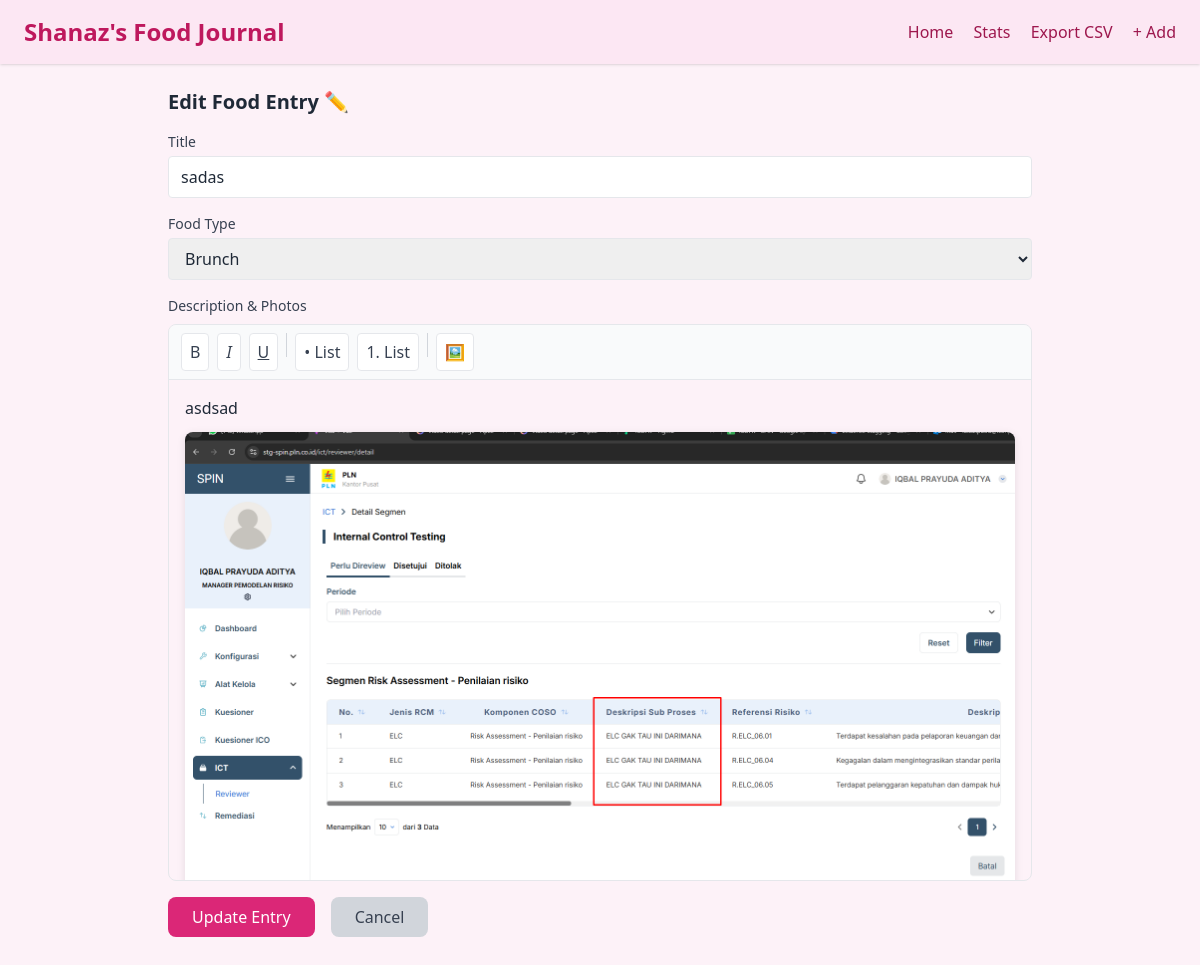
The page /edit/3 on the database its author committed.
### tables this page shows
CREATE TABLE entries (
            id INTEGER PRIMARY KEY,
            title TEXT,
            description TEXT,
            food_type TEXT,
            timestamp TEXT
        );

### app.py (the view, shortened to what this page needs)
@app.route('/edit/<int:entry_id>', methods=['GET', 'POST'])
def edit_entry(entry_id):
    conn = get_db_connection()
    c = conn.cursor()
    c.execute("SELECT * FROM entries WHERE id=?", (entry_id,))
    entry = c.fetchone()
    conn.close()
    return render_template('edit_entry.html', entry=entry)

### app.py (called while the page is built)
def get_db_connection():
    conn = sqlite3.connect('food.db')
    conn.row_factory = sqlite3.Row
    return conn

@app.context_processor
def utility_processor():
    return dict(
        get_images=get_images,
        get_all_images=get_all_images,
        get_description_without_images=get_description_without_images
    )

@app.before_request
def before_request():
    if not hasattr(app, 'db_initialized'):
        init_db()
        app.db_initialized = True

### templates/edit_entry.html (shortened to what this page needs)
{% extends "base.html" %}
{% block content %}
<h2 class="text-xl font-semibold mb-4">Edit Food Entry ✏️</h2>
<form method="POST" enctype="multipart/form-data" action="{{ url_for('edit_entry', entry_id=entry['id']) }}" class="space-y-4">
    <div>
        <label class="block text-sm font-medium text-gray-700">Title</label>
        <input type="text" name="title" value="{{ entry['title'] }}" required class="w-full mt-1 border rounded px-3 py-2 focus:ring-2 focus:ring-pink-500 focus:border-pink-500">
    </div>
    <div>
        <label class="block text-sm font-medium text-gray-700">Food Type</label>
        <select name="food_type" required class="w-full mt-1 border rounded px-3 py-2 focus:ring-2 focus:ring-pink-500 focus:border-pink-500">
            <option value="Brunch" {% if entry['food_type'] == 'Brunch' %}selected{% endif %}>Brunch</option>
        </select>
    </div>
    <div>
        <label class="block text-sm font-medium text-gray-700 mb-2">Description & Photos</label>
        <div class="border rounded-lg overflow-hidden">
            <div id="toolbar" class="bg-gray-50 border-b px-3 py-2 flex flex-wrap gap-2">
                <button type="button" class="toolbar-btn" data-command="bold" title="Bold">B</button>
                <button type="button" class="toolbar-btn" data-command="italic" title="Italic"><em>I</em></button>
                <button type="button" class="toolbar-btn" data-command="underline" title="Underline"><u>U</u></button>
                <button type="button" class="toolbar-btn" data-command="insertUnorderedList" title="Bullet List">• List</button>
                <button type="button" class="toolbar-btn" data-command="insertOrderedList" title="Numbered List">1. List</button>
                <button type="button" id="image-btn" class="toolbar-btn" title="Insert Image">🖼️</button>
            </div>
            <div id="editor" contenteditable="true"
                 class="min-h-[300px] p-4 focus:outline-none focus:ring-2 focus:ring-pink-500"
                 style="max-height: 500px; overflow-y: auto;"
                 placeholder="Describe your food experience... You can add images by clicking the image button above!">
                {{ entry['description'] | safe }}
            </div>
        </div>
    </div>
    <div class="flex gap-4">
        <button type="submit" class="bg-pink-600 text-white px-6 py-2 rounded-lg hover:bg-pink-700 transition-colors duration-200 font-medium">
            Update Entry
        </button>
        <a href="{{ url_for('index') }}" class="bg-gray-300 text-gray-700 px-6 py-2 rounded-lg hover:bg-gray-400 transition-colors duration-200 font-medium">
            Cancel
        </a>
    </div>
</form>
{% endblock %}

### static/styles.css (style rules this page uses)
body { font-family: 'Segoe UI', sans-serif; background: #fdf6f0; color: #333; }

### templates/edit_entry.html (style rules this page uses)
.toolbar-btn { padding: 6px 8px; border: 1px solid #e5e7eb; background: white; border-radius: 4px; color: #374151; transition: all 0.2s; }
#editor { line-height: 1.6; }
#editor img { max-width: 100%; height: auto; border-radius: 8px; margin: 10px 0; box-shadow: 0 2px 8px rgba(0,0,0,0.1); }
#editor p { margin: 8px 0; }

### rows shown on the page
entries: title "sadas", food_type "Brunch", description "asdsad", description (picture)
